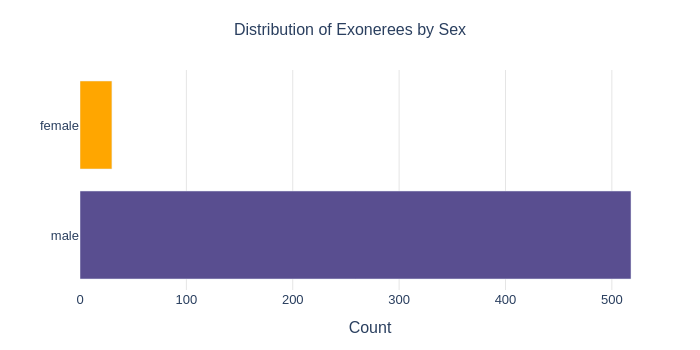

The notebook cell this image was saved under:
### Markdown cell above
### Distribution of Exonerees by Sex

### Code cell
import plotly.graph_objects as go

sex_counts = exon_df["sex"].value_counts().reset_index()
sex_counts.columns = ["sex", "count"]
sex_colors = {
    "male": "#594e90",
    "Male": "#594e90",
    "female": "#ffa600",
    "Female": "#ffa600",
}

fig = go.Figure(
    go.Bar(
        x=sex_counts["count"],
        y=sex_counts["sex"],
        orientation="h",
        marker_color=[sex_colors.get(s, "#888") for s in sex_counts["sex"]],
        hovertemplate="<b>%{y}</b><br>Count: %{x}<extra></extra>",
    )
)

fig.update_layout(
    title=dict(text="Distribution of Exonerees by Sex", x=0.5, font=dict(size=16)),
    xaxis=dict(title="Count", gridcolor="#e5e5e5"),
    yaxis=dict(title=""),
    plot_bgcolor="white",
    paper_bgcolor="white",
    font=dict(family="Arial", size=13),
    width=700,
    height=350,
    showlegend=False,
    margin=dict(t=70, b=60, l=80, r=40),
)
fig.show()

### Figure 1 — Plotly figure (JSON) as saved in the notebook; plotly's stock layout.template omitted (floating-point values rounded to 4 significant figures)
{"data": [{"hovertemplate": "<b>%{y}</b><br>Count: %{x}<extra></extra>", "marker": {"color": ["#594e90", "#ffa600"]}, "orientation": "h", "type": "bar", "x": [518, 30], "y": ["male", "female"]}], "layout": {"font": {"family": "Arial", "size": 13}, "height": 350, "margin": {"b": 60, "l": 80, "r": 40, "t": 70}, "paper_bgcolor": "white", "plot_bgcolor": "white", "showlegend": false, "title": {"font": {"size": 16}, "text": "Distribution of Exonerees by Sex", "x": 0.5}, "width": 700, "xaxis": {"gridcolor": "#e5e5e5", "title": {"text": "Count"}}, "yaxis": {"title": {"text": ""}}}}
